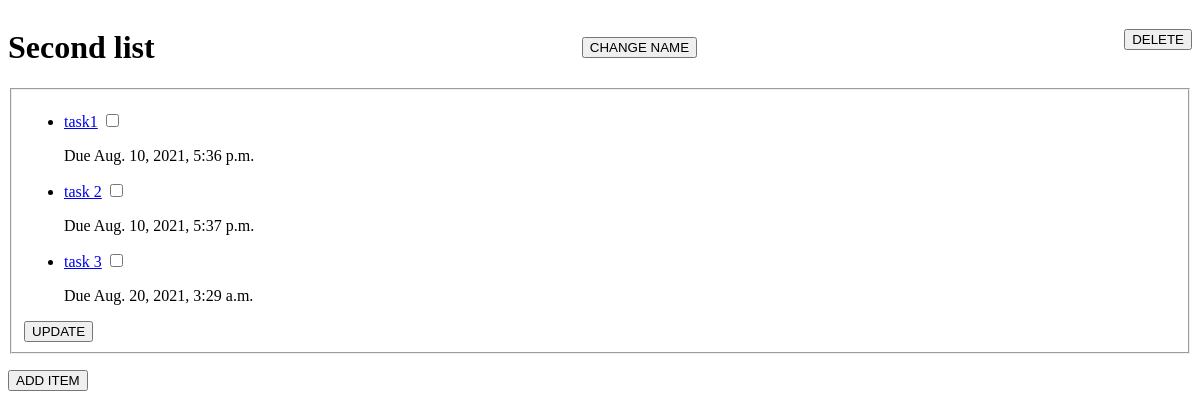
Page /todo/2/ on the earlier database version.
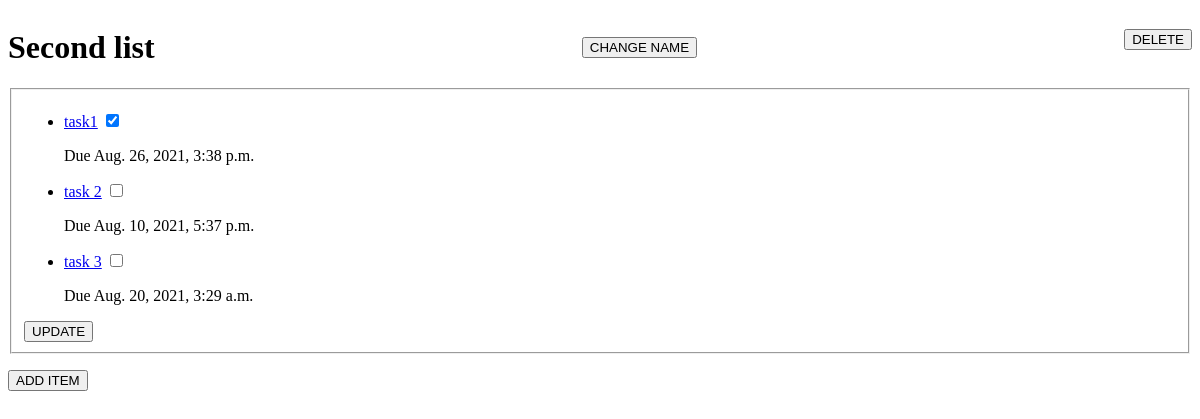
Same page on the later database version.
### todo/models.py (models this page shows, shortened)
class Todolist(models.Model):
    list_name = models.CharField(max_length=100)

class Todoitem(models.Model):
    title = models.CharField(max_length=100)
    checked = models.BooleanField(default=False)
    due_date = models.DateTimeField(null = True)
    todo_list = models.ForeignKey(to=Todolist, on_delete=models.CASCADE)

### todo/views.py (the view)
# urls.py: path('<int:list_id>/', detail, name='list_detail'),
def detail(request, list_id):
    try:
        todolist = Todolist.objects.get(id=list_id)
    except Todolist.DoesNotExist:
        raise Http404("this list does not exist")
    items_list = Todoitem.objects.filter(todo_list = todolist)
    context = {
        'todolist' : todolist,
        'items_list' : items_list
        }
    return render(request, 'todo/detail.html',context)

### todo/templates/todo/detail.html (shortened to what this page needs)
<div style="display: flex; flex-direction: row; justify-content: space-between; align-items: center;" id='container'>
    <div class="item"><h1>{{ todolist.list_name}}</h1></div>
    <div class="item"><a href='/todo/{{todolist.id}}/updatelist'><button>CHANGE NAME</button></a></div>
    <div class="item"><form action="{% url 'todo:list_delete' todolist.id %}" method="GET">
            <input type="submit" value="DELETE">
    </form></div>
</div>
<form action="{% url 'todo:update' todolist.id %}" method="post">
    <fieldset>
<ul>
    {% for item in items_list %}
    <li>
        <p style="size: 21px; color: blue;"><a href="/todo/{{todolist.id}}/{{item.id}}">{{item.title}}</a>
        {% if item.checked == True %}
        <input type="checkbox" name={{item.title}} value={{item.title}} checked="checked" />
        {% else %}
        <input type="checkbox" name={{item.title}} value={{item.title}} />
        {% endif %}
    </p>
    Due {{item.due_date}}
    </li>
    {% endfor %}
</ul>
<input type="submit" value="UPDATE">
</fieldset>
</form>
<a href='/todo/{{todolist.id}}/createitem'><button>ADD ITEM</button></a>

Differences in the rows shown:
changed Todoitem "task1": due_date "Aug. 10, 2021, 5:36 p.m." → "Aug. 26, 2021, 3:38 p.m."; title "☐" → "☑"
